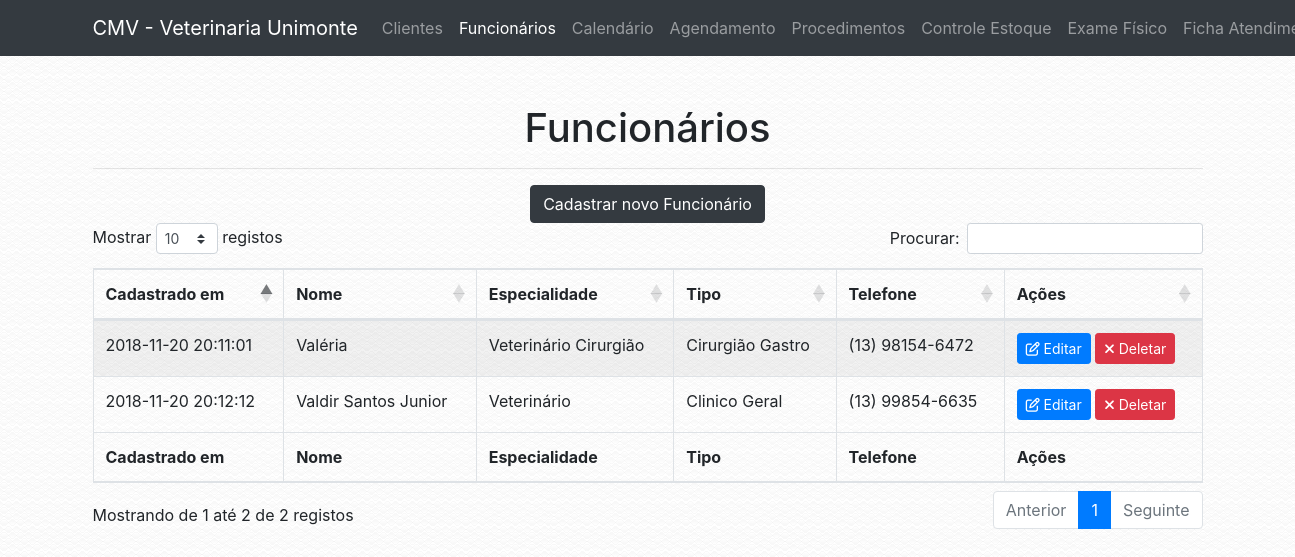
The page /funcionario.php on the database its author committed.
### tables this page shows
CREATE TABLE `tab_funcionario` (
  `COD_FUNCIONARIO` int(13) NOT NULL,
  `COD_ESPECIALIDADE` int(13) NOT NULL,
  `NOME_FUNCIONARIO` varchar(100) NOT NULL,
  `CPF` varchar(30) NOT NULL,
  `RG` varchar(30) NOT NULL,
  `TELEFONE` varchar(30) NOT NULL,
  `TIPO` varchar(100) NOT NULL,
  `EMAIL` varchar(100) NOT NULL,
  `CADASTRO` timestamp NOT NULL DEFAULT CURRENT_TIMESTAMP
);

CREATE TABLE `tab_especialidade` (
  `COD_ESPECIALIDADE` int(13) NOT NULL,
  `DESCRICAO` varchar(200) NOT NULL
);

### conf/database.php (called while the page is built)
<?php
$conf = array(
        "server" => "localhost",
        "db_name" => "bd_veterinaria",
        "db_user" => "root",
        "db_password" => "root"
);
?>

### classes/dbconnect.php (called while the page is built, shortened)
<?php
class DbConnect {
    public function __construct() {
        $this->tbl_funcionario = "tab_funcionario";
        $this->tbl_especialidade = "tab_especialidade";
        if (file_exists('./conf/database.php')) {
            require './conf/database.php';
        } else {
            require '../conf/database.php';
        }
        $host = $conf['server'];
        $db_name = $conf['db_name'];
        $username = $conf['db_user'];
        $password = $conf['db_password'];
        try {
            $this->conn = new \PDO('mysql:host='.$host.';dbname='.$db_name.';charset=utf8', $username, $password);
        } catch (\PDOException $e) {
            die($e->getMessage());
        }
    }
}

### classes/funcionario.php (called while the page is built, shortened)
<?php
class Funcionario extends DbConnect{
    public static function obter_funcionarios(): array {
        $db = new DbConnect;
        $tbl_funcionario = $db->tbl_funcionario;
        try {
            $stmt = $db->conn->prepare("SELECT * FROM $tbl_funcionario");
            $stmt->execute();
            $result = $stmt->fetchAll(\PDO::FETCH_ASSOC);
            $result['status'] = true;
        } catch (\PDOExcepton $e) {
            $result['status'] = false;
            $result['message'] = "Error: " . $e->getMessage();
        }
        return $result;
    }
}

### classes/especialidade.php (called while the page is built, shortened)
<?php
class Especialidade extends DbConnect{
    public static function obter_especialidade(int $cod_especialidade): string {
        $db = new DbConnect;
        $tbl_especialidade = $db->tbl_especialidade;
        try {
            $stmt = $db->conn->prepare("SELECT DESCRICAO FROM $tbl_especialidade WHERE COD_ESPECIALIDADE = :code LIMIT 1");
            $stmt->bindParam(":code", $cod_especialidade, \PDO::PARAM_INT);
            $stmt->execute();
            $result = $stmt->fetch(\PDO::FETCH_ASSOC);
            return $result['DESCRICAO'];
        } catch (\PDOExcepton $e) {
            return "Error: " . $e->getMessage();
        }
    }
}

### conf/navigation.php (called while the page is built)
<?php
$config = array(
        "name" => "CMV - Veterinaria Unimonte",
        "url" => "http://localhost/vet"
);
?>

### classes/app.php (called while the page is built, shortened)
<?php
class App {
    public function __construct() {
        if (file_exists('./conf/navigation.php')) {
            require './conf/navigation.php';
        } else {
            require '../conf/navigation.php';
        }
        $this->url = $config['url'];
}
}

### funcionario.php (the view, shortened to what this page needs)
<?php
$app = new VeterinariaUnimonte\App;
?>
<!DOCTYPE html>
<html lang="en">
  <head>
    <?php
    require 'includes/global.php';
    ?>
  </head>
  <body>
    <?php
    require 'includes/header.php';
    ?>
    <div class="container">
      <div class="row">
        <div class="col-lg-12">
            <br>
            <br>
            <h1 class="text-center">Funcionários</h1>
            <hr>
            <?php
if (!isset($_GET['f'])) {
    echo '<div class="text-center"><a href="?f=cadastrar" class="btn btn-dark">Cadastrar novo Funcionário</a></div>';
    echo '
    <table id="medicos" class="table table-striped table-bordered" style="width:100%">
        <thead>
            <tr>
                <th>Cadastrado em</th>
                <th>Nome</th>
                <th>Especialidade</th>
                <th>Tipo</th>
                <th>Telefone</th>
                <th>Ações</th>
            </tr>
        </thead>
        <tbody>
            ';
            $funcionarios_data = VeterinariaUnimonte\Funcionario::obter_funcionarios();
            foreach ($funcionarios_data as $funcionario) {
            if (isset($funcionario['COD_FUNCIONARIO'])) {
            echo '<tr>
                <td>'.$funcionario['CADASTRO'].'</td>
                <td>'.$funcionario['NOME_FUNCIONARIO'].'</td>
                <td>'.VeterinariaUnimonte\Especialidade::obter_especialidade($funcionario['COD_ESPECIALIDADE']).'</td>
                <td>'.$funcionario['TIPO'].'</td>
                <td>'.$funcionario['TELEFONE'].'</td>
                <td><a class="btn btn-primary btn-sm" href="?f=edit&id='.$funcionario['COD_FUNCIONARIO'].'"><i class="fa fa-pencil-square-o" aria-hidden="true"></i> Editar</a> <a class="btn btn-danger btn-sm" href="?f=remove&id='.$funcionario['COD_FUNCIONARIO'].'"><i class="fa fa-times" aria-hidden="true"></i> Deletar</a></td>
            </tr>';
            }
          }
    echo '</tbody>
        <tfoot>
            <tr>
                <th>Cadastrado em</th>
                <th>Nome</th>
                <th>Especialidade</th>
                <th>Tipo</th>
                <th>Telefone</th>
                <th>Ações</th>
            </tr>
        </tfoot>
    </table>
    <br><br>
    <link rel="stylesheet" href="'.$app->url.'/vendor/datatables/datatables/media/css/dataTables.bootstrap4.min.css">
          <script src="'.$app->url.'/vendor/datatables/datatables/media/js/jquery.dataTables.min.js"></script>
          <script src="'.$app->url.'/vendor/datatables/datatables/media/js/dataTables.bootstrap4.min.js"></script>
          <script>$(document).ready(function() {
            $("#medicos").DataTable({
              "language": {
                "sEmptyTable":   "Nenhum registro encontrado",
                "sProcessing":   "A processar...",
                "sLengthMenu":   "Mostrar _MENU_ registos",
                "sZeroRecords":  "Não foram encontrados resultados",
                "sInfo":         "Mostrando de _START_ até _END_ de _TOTAL_ registos",
                "sInfoEmpty":    "Mostrando de 0 até 0 de 0 registos",
                "sInfoFiltered": "(filtrado de _MAX_ registos no total)",
                "sInfoPostFix":  "",
                "sSearch":       "Procurar:",
                "sUrl":          "",
                "oPaginate": {
                    "sFirst":    "Primeiro",
                    "sPrevious": "Anterior",
                    "sNext":     "Seguinte",
                    "sLast":     "Último"
                },
                "oAria": {
                    "sSortAscending":  ": Ordenar colunas de forma ascendente",
                    "sSortDescending": ": Ordenar colunas de forma descendente"
                }
              }
          });
        } );</script>';
  } else if ($_GET['f'] == "remove" and isset($_GET['id'])) {
    $remover_funcionario = VeterinariaUnimonte\Funcionario::deletar_funcionario($_GET['id']);
    if ($remover_funcionario['status'] == true) {
      echo '<div class="alert alert-success" role="alert"><i class="fa fa-check"></i> ' . $remover_funcionario['message'] . '</div>';
    } else if ($remover_funcionario['status'] == false) {
      echo '<div class="alert alert-danger" role="alert"><i class="fa fa-times"></i> ' . $remover_funcionario['message'] . '</div>';
    }
  } else if ($_GET['f'] == "edit" and isset($_GET['id'])) {
    $funcionario_data = VeterinariaUnimonte\Funcionario::obter_funcionario($_GET['id']);
    if (isset($funcionario_data['COD_FUNCIONARIO'])) {
      if (isset($_POST['NOME_FUNCIONARIO'])) {
        $funcionario = VeterinariaUnimonte\Funcionario::alterar_funcionario($funcionario_data['COD_FUNCIONARIO'], $_POST);
            if ($funcionario['status'] == true) {
              $disponibilidade = VeterinariaUnimonte\Disponibilidade::alterar_disponibilidade($_POST, $funcionario_data['COD_FUNCIONARIO']);
                echo '<div class="alert alert-success" role="alert"><i class="fa fa-check"></i> ' . $funcionario['message'] . '</div>';
                if ($disponibilidade['status'] == true) {
                echo '<div class="alert alert-success" role="alert"><i class="fa fa-check"></i> ' . $disponibilidade['message'] . '</div>';
                } else {
                  echo '<div class="alert alert-danger" role="alert"><i class="fa fa-times"></i> ' . $disponibilidade['message'] . '</div>';
                }
            } else {
                echo '<div class="alert alert-danger" role="alert"><i class="fa fa-times"></i> <strong>Error!</strong> ' . $funcionario['message'] . '</div>';
            }
    } else {
      ?>
      <form method="POST" action="funcionario.php?f=edit&id=<?php echo $_GET['id']; ?>">
      <div class="form-group">
              <label for="nome">Nome do Funcionário <span style="color: red;">*</span></label>
              <input type="text" class="form-control" id="NOME_FUNCIONARIO" name="NOME_FUNCIONARIO" placeholder="Ex: Fulano da Silva" value="<?php echo $funcionario_data['NOME_FUNCIONARIO']; ?>">
            </div>
            <div class="form-group">
              <label for="nome">Especialidade <span style="color: red;">*</span></label>
              <select class="form-control" id="COD_ESPECIALIDADE" name="COD_ESPECIALIDADE"> <option disabled>Selecione...</option>
              <?php
              foreach (VeterinariaUnimonte\Especialidade::obter_especialidades() as $especialidade) {
              if (isset($especialidade['COD_ESPECIALIDADE'])) {
              echo '<option value="'.$especialidade['COD_ESPECIALIDADE'].'"';
              if ($funcionario_data['COD_ESPECIALIDADE'] == $especialidade['COD_ESPECIALIDADE']) {
                echo ' selected';
              }
              echo '>'.$especialidade['DESCRICAO'].'</option>\n';
              }
              }
              ?>
               </select>
            </div>
            <div class="form-group">
              <label for="cpf">CPF <span style="color: red;">*</span></label>
              <input type="text" class="form-control" id="CPF" name="CPF" placeholder="Ex: 999.999.999-99" data-inputmask="'mask': '999.999.999-99'" value="<?php echo $funcionario_data['CPF']; ?>">
            </div>
            <div class="form-group">
              <label for="rg">RG <span style="color: red;">*</span></label>
              <input type="text" class="form-control" id="RG" name="RG" placeholder="Ex: 999.999.999" data-inputmask="'mask': '99.999.999-9'" value="<?php echo $funcionario_data['RG']; ?>">
            </div>
              <div class="form-group">
                <label for="TELEFONE">Telefone <span style="color: red;">*</span></label>
                <input type="text" class="form-control" id="TELEFONE" name="TELEFONE" placeholder="Ex: (13) 99999-9999" data-inputmask="'mask': '(99) 99999-9999'" value="<?php echo $funcionario_data['TELEFONE']; ?>">
              </div>
              <div class="form-group">
                <label for="Tipo">Tipo <span style="color: red;">*</span></label>
                <input type="text" class="form-control" id="TIPO" name="TIPO" placeholder="Ex: Tipo de médico" value="<?php echo $funcionario_data['TIPO']; ?>">
              </div>
              <div class="form-group">
                <label for="EMAIL">Email <span style="color: red;">*</span></label>
                <input type="email" class="form-control" id="EMAIL" name="EMAIL" placeholder="Ex: seuemail@victornaweb.com" value="<?php echo $funcionario_data['EMAIL']; ?>">
                </div>
              <br>
              <br>
              <h2>Disponibilidade</h2>
              <?php
              $disponibilidade = VeterinariaUnimonte\Disponibilidade::obter_disponibilidade($funcionario_data['COD_FUNCIONARIO']);
              ?>
              <hr>
              <div class="form-group">
              <label for="DIAS_SEMANA">Dias da Semana <span style="color: red;">*</span>
              <br><br>
              <div class="checkbox">
              <label><input type="checkbox" value="0" name="domingo"<?php if (substr_count($disponibilidade['DIAS_SEMANA'], "0") > 0) echo " checked"; ?>> Domingo</label>
              <label><input type="checkbox" value="1" name="segunda"<?php if (substr_count($disponibilidade['DIAS_SEMANA'], "1") > 0) echo " checked"; ?>> Segunda</label>
              <label><input type="checkbox" value="2" name="terca"<?php if (substr_count($disponibilidade['DIAS_SEMANA'], "2") > 0) echo " checked"; ?>> Terça</label>
              <label><input type="checkbox" value="3" name="quarta"<?php if (substr_count($disponibilidade['DIAS_SEMANA'], "3") > 0) echo " checked"; ?>> Quarta</label>
              <label><input type="checkbox" value="4" name="quinta"<?php if (substr_count($disponibilidade['DIAS_SEMANA'], "4") > 0) echo " checked"; ?>> Quinta</label>
              <label><input type="checkbox" value="5" name="sexta"<?php if (substr_count($disponibilidade['DIAS_SEMANA'], "5") > 0) echo " checked"; ?>> Sexta</label>
              <label><input type="checkbox" value="6" name="sabado"<?php if (substr_count($disponibilidade['DIAS_SEMANA'], "6") > 0) echo " checked"; ?>> Sabádo</label></div>
              </div>
              <div class="form-group">
                <label for="HORARIOS">Horários <span style="color: red;">*</span></label>
                <input type="text" class="form-control" id="HORARIOS" name="HORARIOS" placeholder="Ex: 09:00-12:00, 13:00-17:00" value="09:00-12:00, 13:00-17:00" value="<?php echo $disponibilidade['HORARIOS']; ?>">
              </div>
              <div class="form-group">
              <label for="DURACAO">Duração média de cada atendimento <span style="color: red;">*</span></label>
              <select class="form-control" id="DURACAO" name="DURACAO"> <option disabled>Selecione...</option>
              <option value="5"<?php if ($disponibilidade['DURACAO'] == 5) echo " selected"; ?>>5 minutos</option>
              <option value="10"<?php if ($disponibilidade['DURACAO'] == 10) echo " selected"; ?>>10 minutos</option>
              <option value="15"<?php if ($disponibilidade['DURACAO'] == 15) echo " selected"; ?>>15 minutos</option>
              <option value="20"<?php if ($disponibilidade['DURACAO'] == 20) echo " selected"; ?>>20 minutos</option>
              <option value="30"<?php if ($disponibilidade['DURACAO'] == 30) echo " selected"; ?>>30 minutos</option>
              <option value="40"<?php if ($disponibilidade['DURACAO'] == 40) echo " selected"; ?>>40 minutos</option>
              <option value="50"<?php if ($disponibilidade['DURACAO'] == 50) echo " selected"; ?>>50 minutos</option>
              <option value="60"<?php if ($disponibilidade['DURACAO'] == 60) echo " selected"; ?>>1 hora</option>
               </select>
            </div>
            <div class="form-group">
              <label for="ATENDER_FERIADOS">Atender em Feriados Nacionais? <span style="color: red;">*</span></label>
              <select class="form-control" id="ATENDER_FERIADOS" name="ATENDER_FERIADOS"> <option disabled>Selecione...</option>
              <option value="0"<?php if ($disponibilidade['ATENDER_FERIADOS'] == 0) echo " selected"; ?>>Não</option>
              <option value="1"<?php if ($disponibilidade['ATENDER_FERIADOS'] == 1) echo " selected"; ?>>Sim</option>
               </select>
            </div>
             <div class="form-group">
                <label for="EXCECOES">Exceções <span style="color: black;font-weight: 900;">(datas em que o funcionário não estará disponível por emergências ou ocasições especiais)</span></label>
                <input type="text" class="form-control" id="EXCECOES" name="EXCECOES" placeholder="Ex: 05/08/2018, 20/04/2018" value="<?php echo $disponibilidade['EXCECOES']; ?>">
              </div>
              <hr>
            <div class="text-right">
              <button type="submit" class="btn btn-large btn-success"><i class="fa fa-floppy-o" aria-hidden="true"></i> Salvar Dados</button>
            </div>
            <div id="error_message" style="margin-top: 2%;"></div>
            </div>
            </div>
            </form>
            </div>
            <br><br>
            <script src='<?php echo $app->url; ?>/js/conferir_campos2.js'></script>
    <?php
    }
    } else {
      echo '<div class="alert alert-danger" role="alert"><i class="fa fa-times"></i> Esse funcionário não existe ou acabou de ser removido.</div>';
    }
}
?>
  </body>
</html>

### rows shown on the page
tab_funcionario: CADASTRO "2018-11-20 20:11:01", NOME_FUNCIONARIO "Valéria", COD_ESPECIALIDADE.DESCRICAO "Veterinário Cirurgião", TIPO "Cirurgião Gastro", TELEFONE "(13) 98154-6472"
tab_funcionario: CADASTRO "2018-11-20 20:12:12", NOME_FUNCIONARIO "Valdir Santos Junior", COD_ESPECIALIDADE.DESCRICAO "Veterinário", TIPO "Clinico Geral", TELEFONE "(13) 99854-6635"

### other values the page prints
$app->name "CMV - Veterinaria Unimonte"
